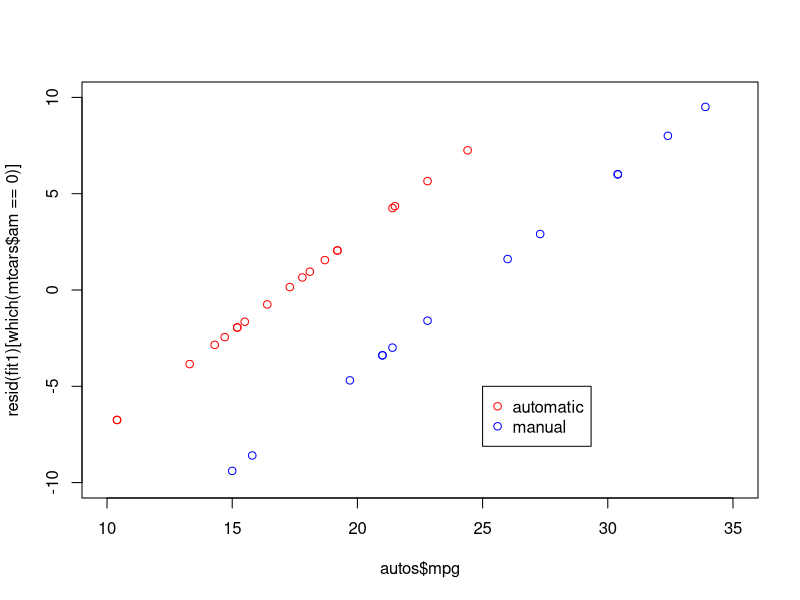
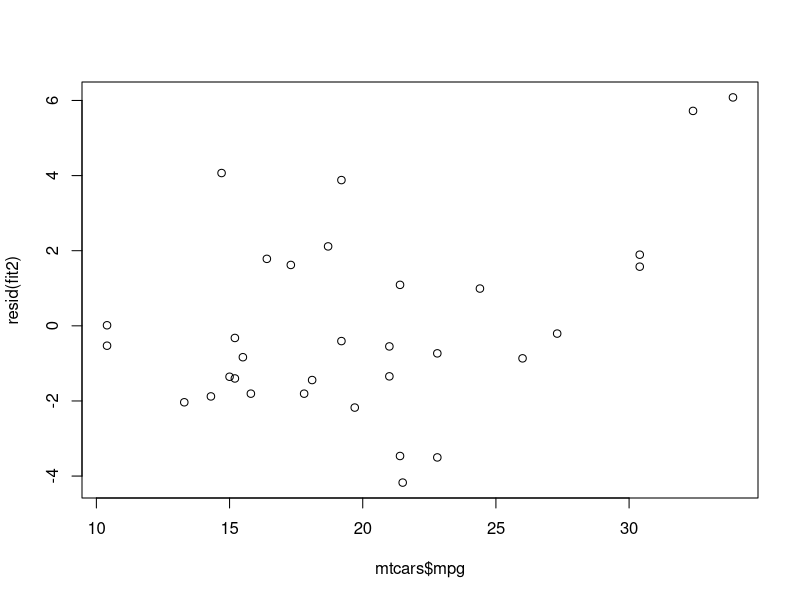
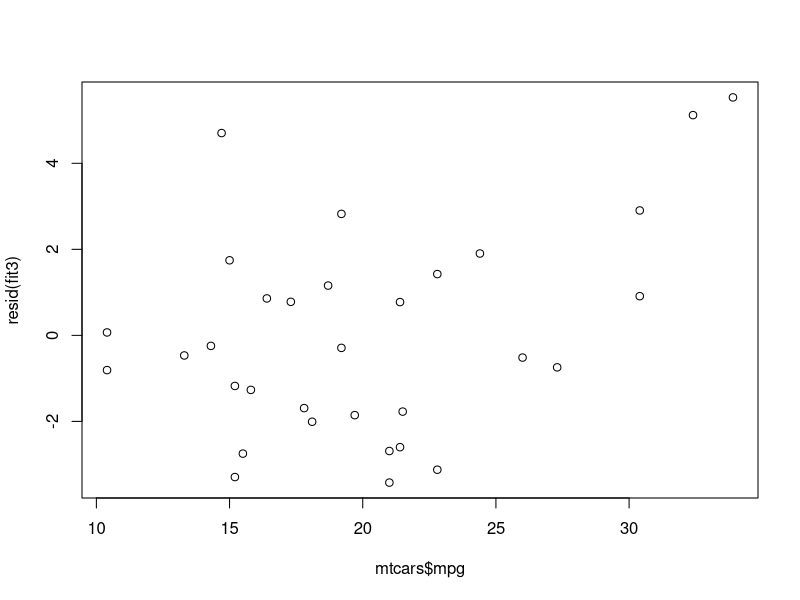
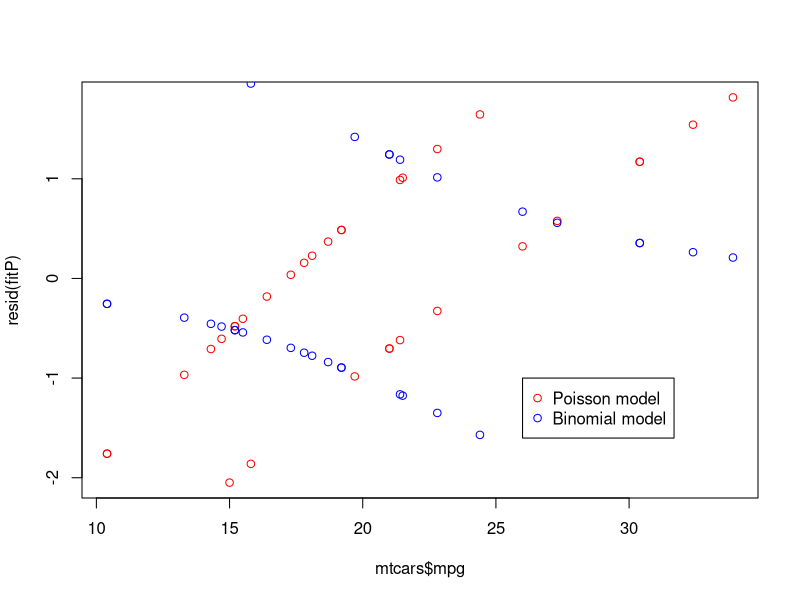

These charts were generated, in order, by the following R code:
## ---- chunk 1

fit1 <- lm(mpg ~ am, mtcars)
summary(fit1)$coef

## ---- chunk 2
summary(glm(mpg~.,data=mtcars))$coef
## ---- chunk 3
fit2<-glm(mpg~am+cyl+wt,data=mtcars)
summary(fit2)$coef
## ---- chunk 4
fit3<-glm(mpg~am+hp+wt,data=mtcars)
summary(fit3)$coef
## ---- chunk 5
fitP<-glm(mpg~am,data=mtcars,family="poisson")
summary(fitP)$coef
fitP2<-glm(mpg~.,data=mtcars,family="poisson")
summary(fitP2)$coef
fitB<-glm(am~mpg,data=mtcars,family="binomial")
summary(fitB)$coef
## ---- chunk 6
autos<-mtcars[which(mtcars$am==0),]
manuals<-mtcars[which(mtcars$am==1),]
plot(autos$mpg, resid(fit1)[which(mtcars$am==0)], col="red", xlim=c(10,35),ylim=c(-10,10))
points(manuals$mpg, resid(fit1)[which(mtcars$am==1)], col="blue")
legend(25,-5,pch=c(1,1),col=c("red","blue"),legend=c("automatic","manual"))
## ---- chunk 7
plot(mtcars$mpg, resid(fit2))
## ---- chunk 8
plot(mtcars$mpg,resid(fit3))
## ---- chunk 9
plot(mtcars$mpg,resid(fitP), col="red")
points(mtcars$mpg,resid(fitB),col="blue")
legend(26,-1,c("Poisson model","Binomial model"),pch=c(1,1),col=c("red","blue"))
